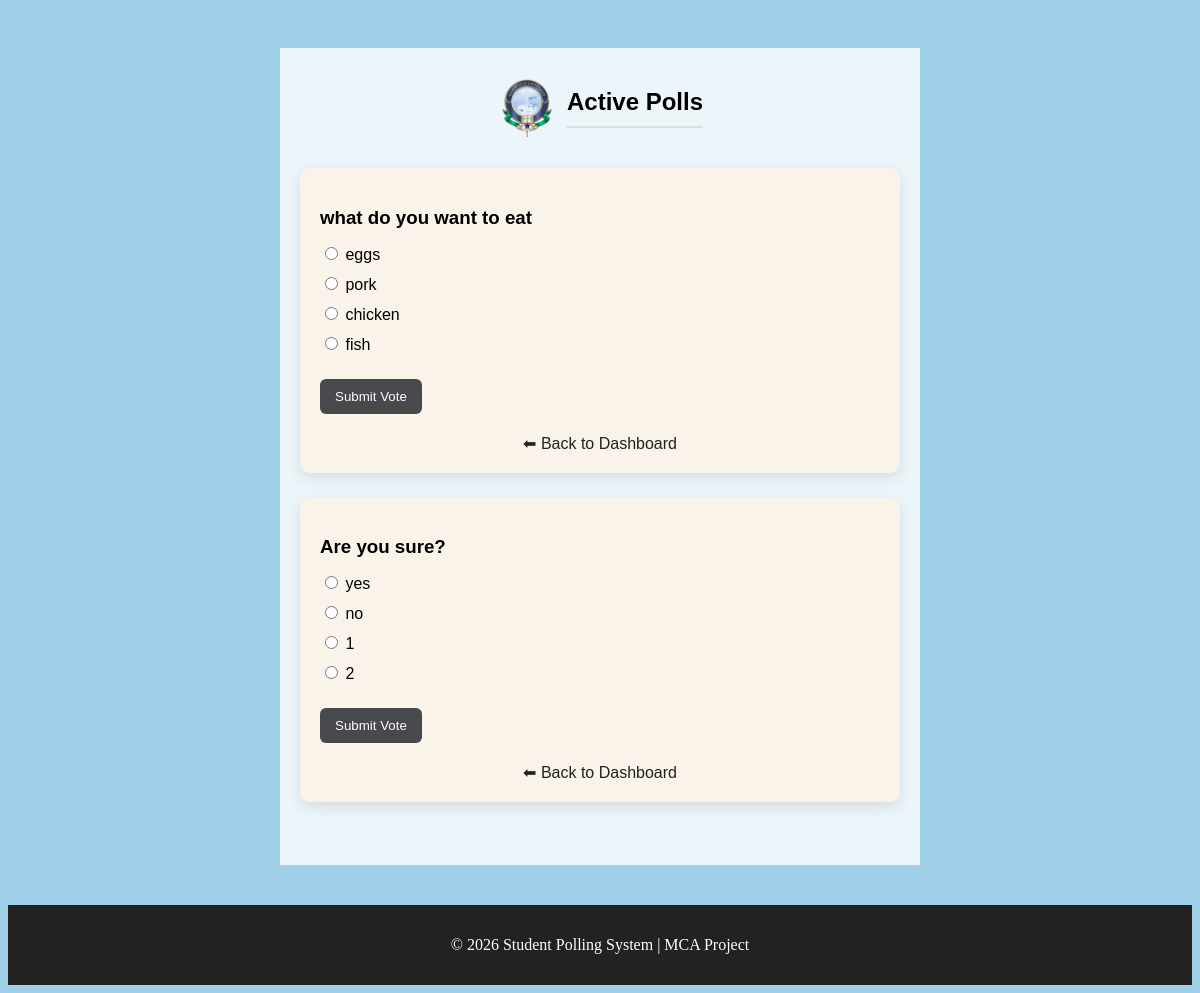
The app's page /Voting_page.php (signed in) with its own data.
### tables this page shows
CREATE TABLE `polls` (
  `poll_id` int(11) NOT NULL,
  `title` varchar(200) DEFAULT NULL,
  `description` text DEFAULT NULL,
  `created_by` int(11) DEFAULT NULL,
  `expiry_date` date DEFAULT NULL,
  `status` varchar(20) DEFAULT 'active'
);

CREATE TABLE `options` (
  `option_id` int(11) NOT NULL,
  `poll_id` int(11) DEFAULT NULL,
  `option_text` varchar(200) DEFAULT NULL
);

### Voting_page.php (the view, shortened to what this page needs)
<!DOCTYPE html>
<html>
<head>
</head>
<body>
<div class="page-content">
<div class="vote-container">
    <div class="logo-box">
    <img src="adbu_app_logo_512x512.png" class="logo">
    <h2>Active Polls</h2>
</div>
<?php
$polls = mysqli_query($conn,"SELECT * FROM polls WHERE status='active'");
while($p = mysqli_fetch_assoc($polls)){
$poll_id = $p['poll_id'];
?>
<div class="poll-card">
<h3><?php echo $p['title']; ?></h3>
<form method="POST">
<?php
$options = mysqli_query($conn,
"SELECT * FROM options WHERE poll_id='$poll_id'"
);
while($opt = mysqli_fetch_assoc($options)){
?>
<label class="option">
<input type="radio"
name="option_id"
value="<?php echo $opt['option_id']; ?>"
required>
<?php echo $opt['option_text']; ?>
</label>
<?php } ?>
<button type="submit" name="vote_submit" class="vote-btn">
Submit Vote
</button>
<a href="Dashboard.php" class="back-btn">⬅ Back to Dashboard</a>
</form>
</div>
<?php } ?>
<br>
</div>
</div>
<footer>
<p>© 2026 Student Polling System | MCA Project</p>
</footer>
</body>
</html>

### Voting_page.php (style rules this page uses)
body { min-height:100vh; display:flex; flex-direction:column; background: #9fcfe9; }
.page-content { flex:1; }
.logo-box { display:flex; align-items:center; justify-content:center; gap:10px; margin-bottom:20px; }
.logo { width:60px; height:60px; object-fit:contain; }
.vote-container { max-width: 600px; margin: 40px auto; padding: 20px; font-family: Arial, sans-serif; background: #ffffffcc; }
.vote-container h2 { text-align: center; margin-bottom: 20px; padding-bottom: 10px; border-bottom: 2px solid #ddd; }
.poll-card { background: #faf3ea; padding: 20px; border-radius: 10px; margin-bottom: 25px; box-shadow: 0 5px 15px rgba(0,0,0,0.1); }
.poll-card h3 { margin-bottom: 15px; }
.option { display: block; margin-bottom: 10px; font-size: 16px; }
.vote-btn { margin-top: 15px; padding: 10px 15px; background: #47494c; color: white; border: none; border-radius: 6px; cursor: pointer; transition: 0.3s; }
.back-btn { display: block; text-align: center; margin-top: 20px; text-decoration: none; color: #202224; }
footer { text-align:center; padding:15px; background:#222; color:white; }

### records on screen
polls: title "what do you want to eat"
options: option_text "eggs"
options: option_text "pork"
options: option_text "chicken"
options: option_text "fish"
polls: title "Are you sure?"
options: option_text "yes"
options: option_text "no"
options: option_text "1"
options: option_text "2"
